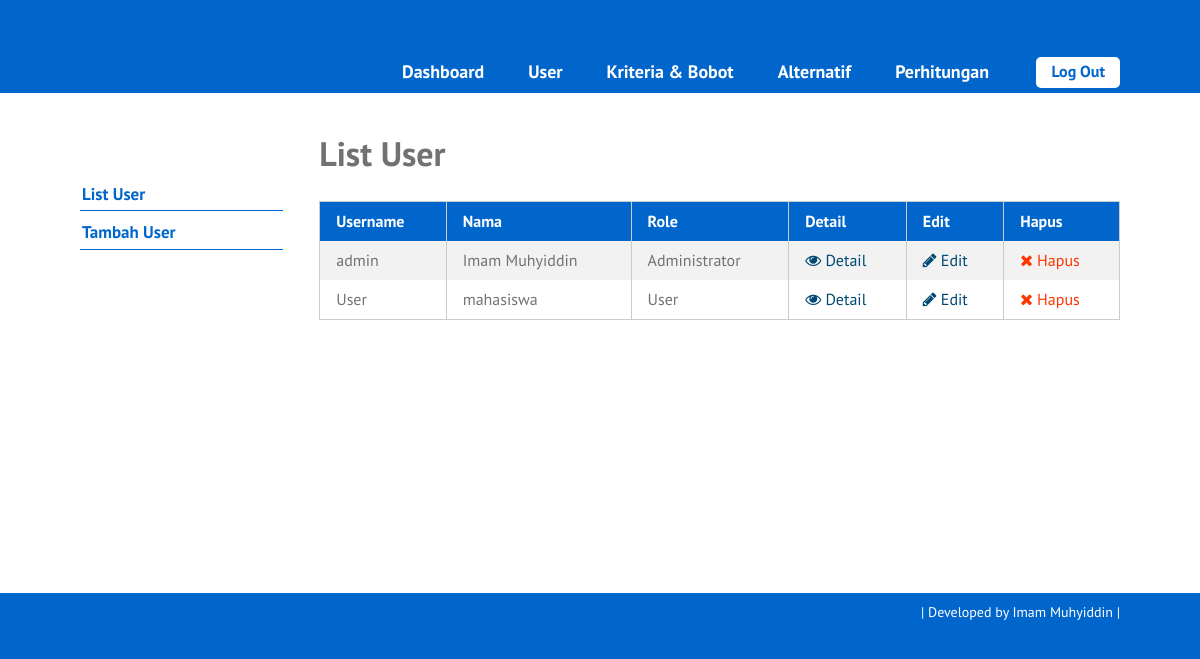
Screenshot of /list-user.php (signed in) with the database file from the repository.
### tables this page shows
CREATE TABLE `user` (
  `id_user` int(5) NOT NULL,
  `username` varchar(16) NOT NULL,
  `password` varchar(50) NOT NULL,
  `nama` varchar(70) NOT NULL,
  `email` varchar(50) DEFAULT NULL,
  `alamat` varchar(100) DEFAULT NULL,
  `role` char(1) NOT NULL
);

### list-user.php (the view, shortened to what this page needs)
<?php require_once('includes/init.php'); ?>
<?php
require_once('template-parts/header.php');
?>
	<div class="main-content-row">
	<div class="container clearfix">
		<?php include_once('template-parts/sidebar-user.php'); ?>
		<div class="main-content the-content">
			<h1>List User</h1>
			<?php
			$query = $pdo->prepare('SELECT id_user, username, nama, role FROM user');
			$query->execute();
			$query->setFetchMode(PDO::FETCH_ASSOC);
			if($query->rowCount() > 0):
			?>
			<table class="pure-table pure-table-striped">
				<thead>
					<tr>
						<th>Username</th>
						<th>Nama</th>
						<th>Role</th>
						<th>Detail</th>
						<th>Edit</th>
						<th>Hapus</th>
					</tr>
				</thead>
				<tbody>
					<?php while($hasil = $query->fetch()): ?>
						<tr>
							<td><?php echo $hasil['username']; ?></td>
							<td><?php echo $hasil['nama']; ?></td>
							<td>
							<?php
							if($hasil['role'] == 1) {
								echo 'Administrator';
							} elseif($hasil['role'] == 2) {
								echo 'User';
							}
							?>
							</td>
							<td><a href="single-user.php?id=<?php echo $hasil['id_user']; ?>"><span class="fa fa-eye"></span> Detail</a></td>
							<td><a href="edit-user.php?id=<?php echo $hasil['id_user']; ?>"><span class="fa fa-pencil"></span> Edit</a></td>
							<td><a href="hapus-user.php?id=<?php echo $hasil['id_user']; ?>" class="red yaqin-hapus"><span class="fa fa-times"></span> Hapus</a></td>
						</tr>
					<?php endwhile; ?>
				</tbody>
			</table>
			<?php else: ?>
				<p>Maaf, belum ada data untuk user.</p>
			<?php endif; ?>
		</div>
	</div>
	</div>
<?php
require_once('template-parts/footer.php');

### stylesheets/style.css (style rules this page uses)
html,body,div,span,applet,object,iframe,h1,h2,h3,h4,h5,h6,p,blockquote,pre,a,abbr,acronym,address,big,cite,code,del,dfn,em,img,ins,kbd,q,s,samp,small,strike,strong,sub,sup,tt,var,b,u,i,center,dl,dt,dd,ol,ul,li,fieldset,form,label,legend,table,caption,tbody,tfoot,thead,tr,th,td,article,aside,canvas,details,embed,figure,figcaption,footer,header,hgroup,menu,nav,output,ruby,section,summary,time,mark,audio,video { margin:0;padding:0;border:0;font-size:100%;vertical-align:baseline }
body { line-height:1 }
table { border-collapse:collapse;border-spacing:0 }
*,*:before,*:after { -moz-box-sizing:border-box;-webkit-box-sizing:border-box;box-sizing:border-box }
.clearfix:before,.clearfix:after { content:" ";display:table }
.clear,.clearfix:after { clear:both }
a { color:#0066cc;text-decoration:none }
.container { max-width:1100px;margin:0 auto;position:relative;padding:0 30px }
body { background:#0066cc;font-family:"PT Sans",sans-serif;color:#727272;font-size:14px;line-height:1.3;font-weight:500 }
h1,h2,h3,h4,h5,h6 { font-weight:300 }
.pure-table { border-collapse:collapse;border-spacing:0;empty-cells:show;border:1px solid #cbcbcb;width:100% }
.pure-table td,.pure-table th { border-left:1px solid #cbcbcb;border-width:0 0 0 1px;font-size:inherit;margin:0;overflow:visible;padding:0.5em 1em }
.pure-table td:first-child,.pure-table th:first-child { border-left-width:0 }
.pure-table thead { background-color:#0066cc;color:#fff;text-align:left;vertical-align:bottom }
.pure-table thead th { color:#fff }
.pure-table td { background-color:transparent }
.pure-table-striped tr:nth-child(2n-1) td { background-color:#f2f2f2 }
.the-content { font-size:16px;line-height:1.42857 }
.the-content a { color:#004972 }
.the-content h1,.the-content h2,.the-content h3,.the-content h4,.the-content h5,.the-content h6 { font-weight:700 }
.the-content h1 { font-size:34px;margin:0.8em 0 0.8em;padding:0;line-height:1.2 }
.the-content blockquote,.the-content table,.the-content p,.the-content ul,.the-content ol,.the-content dd,.the-content pre,.the-content iframe,.the-content .flxmap-container,.the-content hr { margin-bottom:1em }
.the-content table { margin-bottom:50px }
.the-content>h1:first-child,.the-content>h3:first-child,.the-content>h2:first-child { margin-top:0 }
.fa { display:inline-block;font:normal normal normal 14px/1 FontAwesome;font-size:inherit;text-rendering:auto;-webkit-font-smoothing:antialiased;-moz-osx-font-smoothing:grayscale }
.fa-remove:before,.fa-close:before,.fa-times:before { content:"\f00d" }
.fa-pencil:before { content:"\f040" }
.fa-eye:before { content:"\f06e" }
button,a { -webkit-transition:all .2s ease;-moz-transition:all .2s ease;-o-transition:all .2s ease;transition:all 0.2s ease }
span.red,a.red,.the-content span.red,.the-content a.red { color:#ff3600 }
.main-content { float:right;width:77%;padding:40px 0 }

### rows the page displays
user: username "admin", nama "Imam Muhyiddin", role "Administrator"
user: username "User", nama "mahasiswa", role "User"
